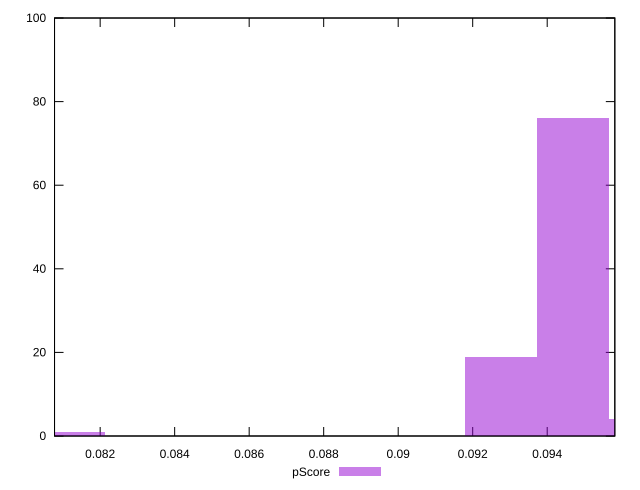

The script that saved this image:
reset

$pScore <<EOF
0.0811663622694239 1
0.09469408931432789 76
0.09276155687934161 19
0.09662662174931418 4
EOF

set key outside below
set boxwidth 0.0019325324349862836
set xrange [0.08077521444840269:0.09581513979361556]
set yrange [0:100]
set trange [0:100]
set style fill transparent solid 0.5 noborder
set terminal svg size 640, 490 enhanced background rgb 'white'
set output "reports/report_00033_2021-03-01T14-23-16.841Z/interactive/samples/astro-cached/pScore/histogram.svg"

plot $pScore title "pScore" with boxes

reset
